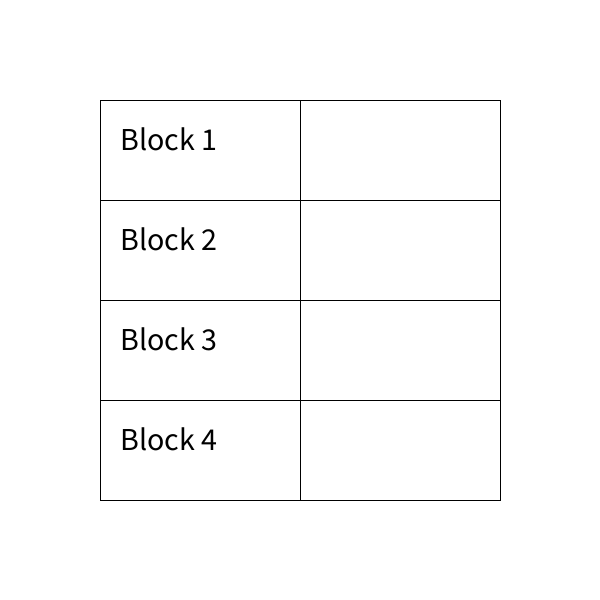
Frame 1 (no input)
Frame 60 (the mouse pressed at the canvas centre just before this capture): identical to frame 1, image omitted
Frame 120 (the mouse held since frame 60 and released just before this capture): identical to frame 1, image omitted

The Processing sketch that drew this single still picture (run headless with seeded random() and noise(); from frame 60 on, the mouse is pressed at the canvas centre):

// Processing sketch: Time_Table
// ── Time_Table.pde
/**
 * Time-Table
 * by Minh Dat Ngo
 * 
 * Computer Science 10 Assignment
 * pde-graphics-4-time-table
 */

void setup() {
  size(600, 600);
  background(255);
}

void draw() {
  int l = 1;
   for (int y = 0; y<4; y++) {
    for (int x = 0; x<2; x++) {
     fill(255);
        rect(100+x*200, 100+y*100, 200, 100);
    }
        fill(0);
        textSize(32);
        text("Block " + l, 120, 150+y*100);
        l++;
   }
   
}
